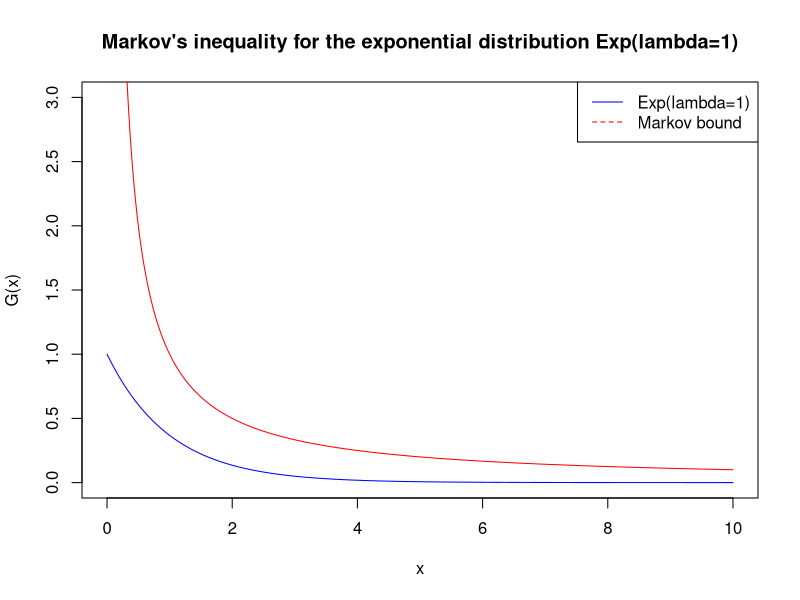
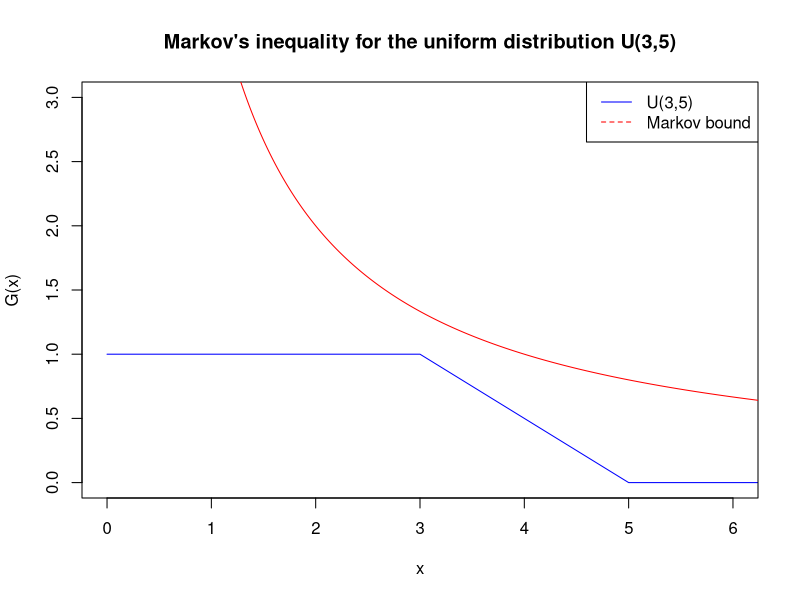
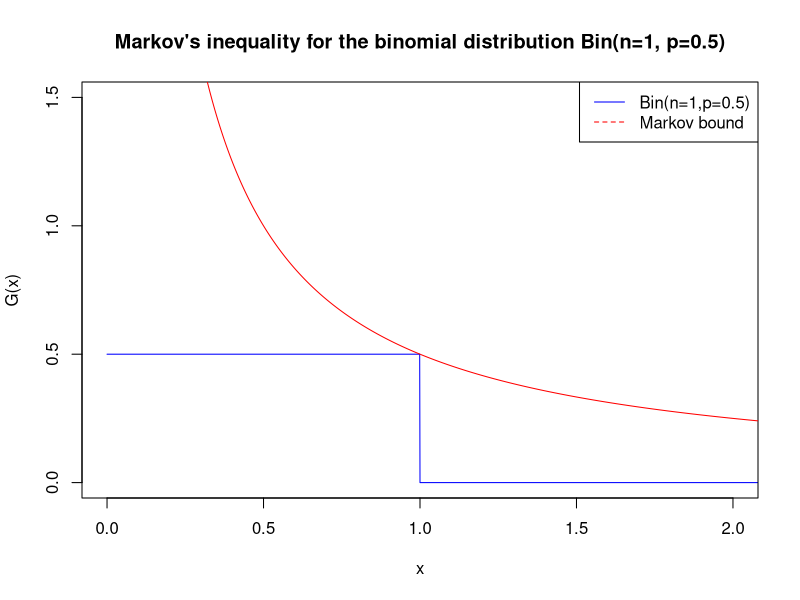
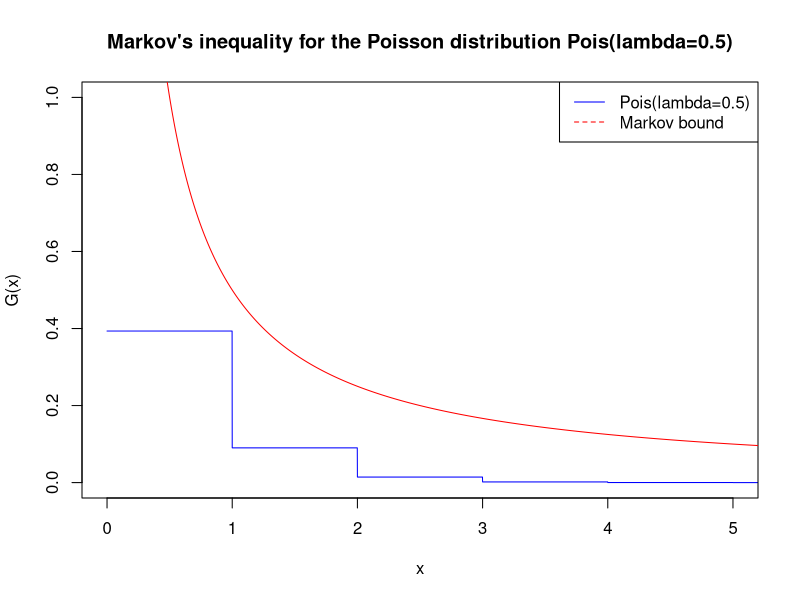
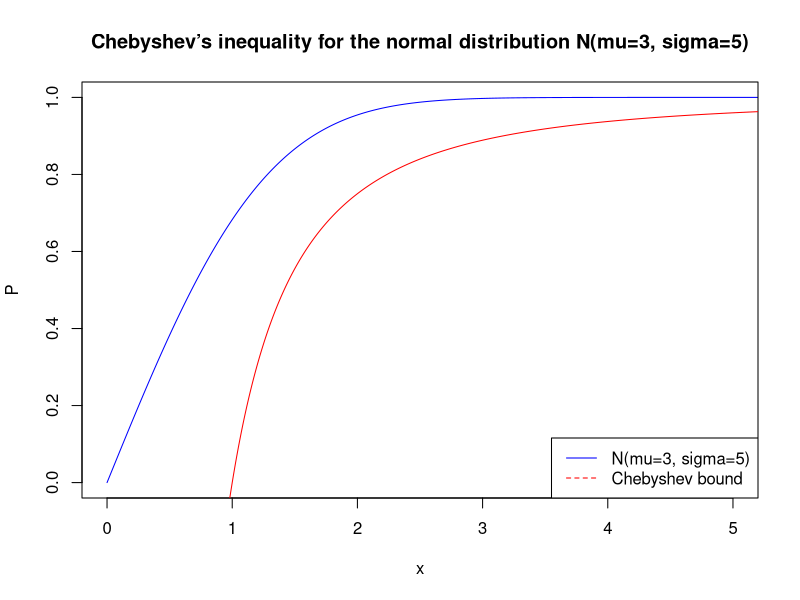
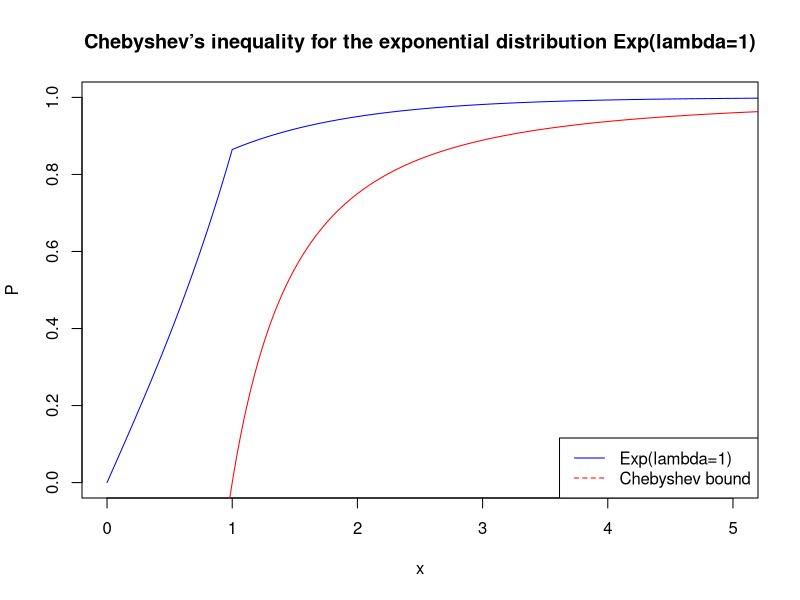
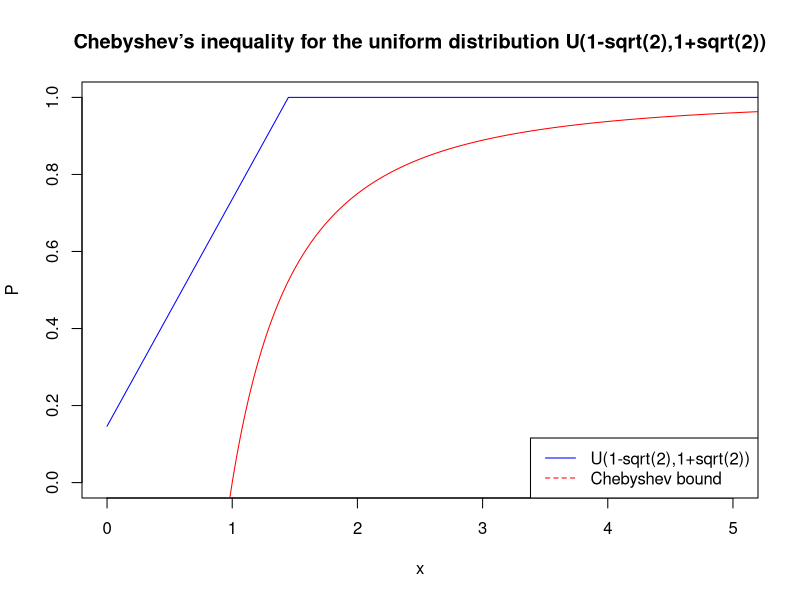
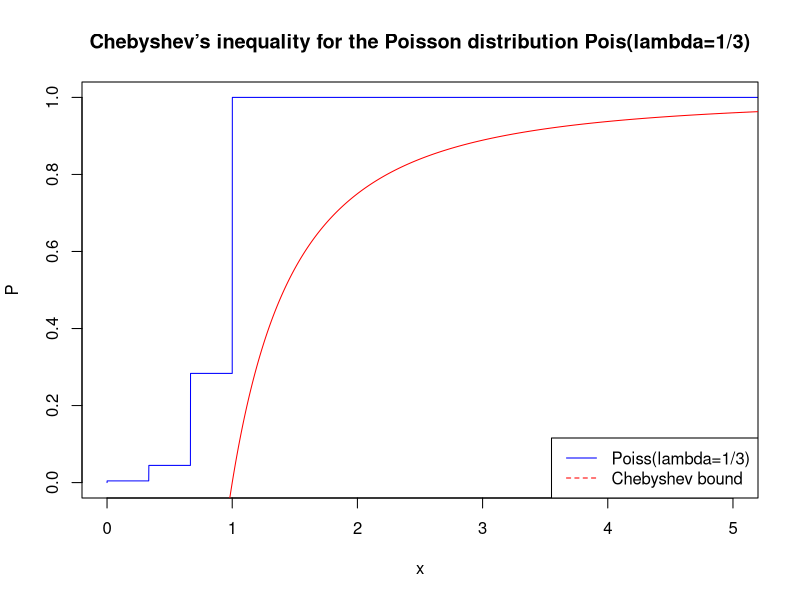

Recreate these plots in R, in order.
## ---- chunk 1
knitr::opts_chunk$set(echo = TRUE)
## ---- chunk 2
one_over_c <- integrate(function(t) {(t-1)*(2-t)}, lower=1, upper=2)
one_over_c$value^(-1)
## ---- chunk 3
pdf_f <- function(t) { func <- ifelse(t>1 & t<2, 6*(t-1)*(2-t), 0) 
  return(func)
}

cdf_f <- function(t) { func <- ifelse(t<1, 0, 
                                      ifelse(t<=2, 9*t^2 - 2*t^3 - 12*t + 5,
                                             1)) 
  return(func) 
}

# the CDF is not easily invertible, so I use the acceptance/rejection method
r_f <- function(x) {
  a <- 1
  b <- 2
  n <- 10000
  udist1 <- runif(n, a, b)
  udist2 <- runif(n, 0, 1)
  f.max <- 1.5
  y <- ifelse(udist2 * f_max < pdf_f(udist1), udist1, NA)
  y.clean <- y[!is.na(y)]
  return(y.clean[1:x])
}

q_f <- function(p) {
  cdf_values <- cdf_f(seq(1,2,0.001))
  x <- max(cdf_values[cdf_values<p])
  return(x)
}
## ---- chunk 4
more75 <- 1-cdf_f(1.25) # 75 minutes = 1.25 hours
paste("The probability that the student will finish the aptitude test in more than 75 minutes is", more75)

# my guess is that the exercise asks for the time *between* 90 and 120 minutes
betw90and120 <- cdf_f(2)-cdf_f(1.5)
paste("The probability that the student will finish the aptitude test in 90 minutes is", betw90and120)
## ---- chunk 5
pdf_f <- function(t) { func <- ifelse(t>1 & t<2, 2/(x^2), 0) 
  return(func)
}

cdf_f <- function(t) { func <- ifelse(t<1, 0, 
                                      ifelse(t<=2, 2 - 2/t,
                                             1)) 
  return(func) 
}

r_f <- function(n) {
  u1 <- runif(n, 0, 1)
  inv_cdf <- 2/(2-u1)
  return(inv_cdf[1:n])
}

q_f <- function(p) {
  cdf_values <- cdf_f(seq(1,2,0.001))
  x <- max(cdf_values[cdf_values<p])
  return(x)
}
## ---- chunk 6
less15000 <- cdf_f(1.5)
paste("The probability that the tires will last less than 15000 km is", less15000)
## ---- chunk 7
samples <- r_f(3000)
m <- mean(samples)
v <- mean(samples^2)-m^2
paste("The mean is", m, "and the variance is", v)
## ---- chunk 8
library(ggplot2)

G_exp <- function(x) {
  return(1-pexp(x))
}

Markov_exp <- function(x) {
  return(1/x)
}

x <- seq(0,10,0.001)

plot(x, G_exp(x), 
     type='l', 
     main="Markov's inequality for the exponential distribution Exp(lambda=1)",
     xlab="x", 
     ylab="G(x)", 
     xlim = c(0,10), 
     ylim=c(0,3), 
     col = "blue")

lines(x, Markov_exp(x), 
      col = "red")

legend("topright", 
       legend=c("Exp(lambda=1)", "Markov bound"),
       col=c("blue", "red"), 
       lty=1:2)
## ---- chunk 9
G_unif <- function(x) {
  return(1-punif(x,3,5))
}

Markov_unif <- function(x) {
  return(4/x)
}

x <- seq(0,10,0.001)

plot(x, G_unif(x), 
     type='l', 
     main="Markov's inequality for the uniform distribution U(3,5)",
     xlab="x", 
     ylab="G(x)", 
     xlim = c(0,6), 
     ylim=c(0,3), 
     col = "blue")

lines(x, Markov_unif(x), 
      col = "red")

legend("topright", 
       legend=c("U(3,5)", "Markov bound"),
       col=c("blue", "red"), 
       lty=1:2)
## ---- chunk 10
G_binom <- function(x) {
  return(1-pbinom(x,1,0.5))
}

Markov_binom <- function(x) {
  return(0.5/x)
}

x <- seq(0,10,0.001)

plot(x, G_binom(x), 
     type='l', 
     main="Markov's inequality for the binomial distribution Bin(n=1, p=0.5)",
     xlab="x", 
     ylab="G(x)", 
     xlim = c(0,2), 
     ylim=c(0,1.5), 
     col = "blue")

lines(x, Markov_binom(x), 
      col = "red")

legend("topright", 
       legend=c("Bin(n=1,p=0.5)", "Markov bound"),
       col=c("blue", "red"), 
       lty=1:2)
## ---- chunk 11
G_pois<- function(x) {
  return(1-ppois(x,0.5))
}

Markov_pois <- function(x) {
  return(0.5/x)
}

x <- seq(0,10,0.001)

plot(x, G_pois(x), 
     type='l', 
     main="Markov's inequality for the Poisson distribution Pois(lambda=0.5)",
     xlab="x", 
     ylab="G(x)", 
     xlim = c(0,5), 
     ylim=c(0,1), 
     col = "blue")

lines(x, Markov_pois(x), 
      col = "red")

legend("topright", 
       legend=c("Pois(lambda=0.5)", "Markov bound"),
       col=c("blue", "red"), 
       lty=1:2)
## ---- chunk 12
chebyshev <- function(x) {
  return (1-(1/x^2))
}
## ---- chunk 13
# mu = 3
# sigma = 5
g <- function(x) {
  return(pnorm((5*x+3),3,5)-pnorm(3-5*x,3,5))
}

x <- seq(0,10,0.001)

plot(x, g(x), 
     type='l', 
     main="Chebyshev’s inequality for the normal distribution N(mu=3, sigma=5)",
     xlab="x", 
     ylab="P", 
     xlim = c(0,5), 
     ylim=c(0,1), 
     col = "blue")

lines(x, chebyshev(x), 
      col = "red")

legend("bottomright", 
       legend=c("N(mu=3, sigma=5)", "Chebyshev bound"),
       col=c("blue", "red"), 
       lty=1:2)
## ---- chunk 14
# mu = 1/lambda
# sigma = 1/lambda^2
e <- function(x) {
  return(pexp(1+x)-pexp(1-x))
}

x <- seq(0,10,0.001)

plot(x, e(x), 
     type='l', 
     main="Chebyshev’s inequality for the exponential distribution Exp(lambda=1)",
     xlab="x", 
     ylab="P", 
     xlim = c(0,5), 
     ylim=c(0,1), 
     col = "blue")

lines(x, chebyshev(x), 
      col = "red")

legend("bottomright", 
       legend=c("Exp(lambda=1)", "Chebyshev bound"),
       col=c("blue", "red"), 
       lty=1:2)
## ---- chunk 15
# mu = 0
# sigma = (b^2+a^2-ab)/3 = 5/3
u <- function(x) {
  return(punif(x*5/3,1-2^(1/2),1+2^(1/2))-punif(-x*5/3,1-2^(1-2),1+2^(1/2)))
}

x <- seq(0,10,0.001)

plot(x, u(x), 
     type='l', 
     main="Chebyshev’s inequality for the uniform distribution U(1-sqrt(2),1+sqrt(2))",
     xlab="x", 
     ylab="P", 
     xlim = c(0,5), 
     ylim=c(0,1), 
     col = "blue")

lines(x, chebyshev(x), 
      col = "red")

legend("bottomright", 
       legend=c("U(1-sqrt(2),1+sqrt(2))", "Chebyshev bound"),
       col=c("blue", "red"), 
       lty=1:2)
## ---- chunk 16
# mu = 1/lambda
# sigma = 1/lambda
p <- function(x) {
  return(ppois(x*3+3,1/3)-ppois(3-x*3,1/3))
}

x <- seq(0,10,0.001)

plot(x, p(x), 
     type='l', 
     main="Chebyshev’s inequality for the Poisson distribution Pois(lambda=1/3)",
     xlab="x", 
     ylab="P", 
     xlim = c(0,5), 
     ylim=c(0,1), 
     col = "blue")

lines(x, chebyshev(x), 
      col = "red")

legend("bottomright", 
       legend=c("Poiss(lambda=1/3)", "Chebyshev bound"),
       col=c("blue", "red"), 
       lty=1:2)
